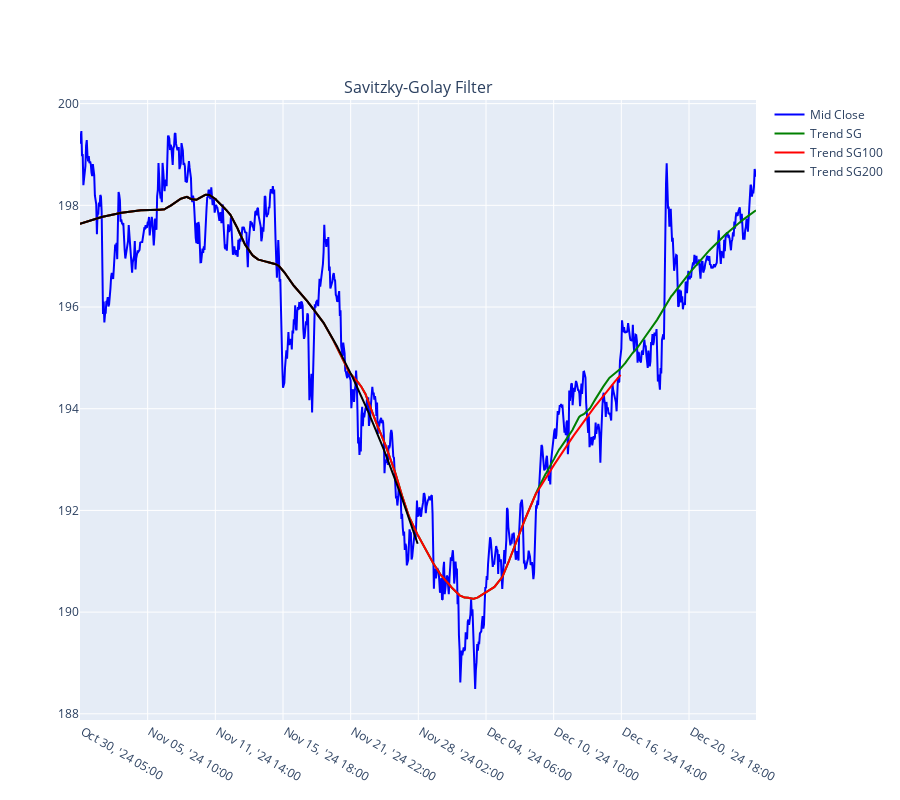

The code cell stored with this chart in its notebook:
### Code cell
df_an = data.iloc[-1000:].copy()
sg_trend1 = SG(df_an["mid_c"]).output
sg_trend2 = SG(df_an["mid_c"].iloc[:-200]).output
sg_trend3 = SG(df_an["mid_c"].iloc[:-500]).output

wes = WhittakerSmoother(lmbda=1000000, order=2, data_length = len(df_an))
optimal_smooth = wes.smooth_optimal(df_an["mid_c"].values)
print("Optimal lambda: {}".format(optimal_smooth.get_optimal().get_lambda()))
wes_trend1 = wes.smooth(df_an["mid_c"])

# Plot the mid_c price as a line
df_plot = df_an.copy()
fig = make_subplots(rows=1, cols=1, shared_xaxes=True, vertical_spacing=0.1, subplot_titles=('Savitzky-Golay Filter', 'Volume'))

# Compare diffrent sg trends with less data
fig.add_trace(go.Scatter(x=df_plot["time_str"], y=df_plot["mid_c"], mode='lines', name='Mid Close', line=dict(color='blue')), row=1, col=1)
fig.add_trace(go.Scatter(x=df_plot["time_str"], y=sg_trend1, mode='lines', name='Trend SG', line=dict(color='green')), row=1, col=1)
fig.add_trace(go.Scatter(x=df_plot["time_str"].iloc[:-100], y=sg_trend2, mode='lines', name='Trend SG100', line=dict(color='red')), row=1, col=1)
fig.add_trace(go.Scatter(x=df_plot["time_str"].iloc[:-200], y=sg_trend3, mode='lines', name='Trend SG200', line=dict(color='black')), row=1, col=1)

# Update layout to include the new subplot
fig.update_layout(
    height=1200,
    showlegend=True
)

num_ticks = len(df_an) // 10  # Show 10% of the ticks
fig.update_xaxes(tickvals=df_an.time_str[::num_ticks])
fig.update_layout(xaxis_rangeslider_visible=False, height=800)
fig.show()

### Figure 1 — Plotly figure (JSON) as saved in the notebook; plotly's stock layout.template omitted (floating-point values rounded to 4 significant figures; data arrays with more than 128 entries replaced by an {"elided": "..."} marker saying what was removed)
{"data": [{"line": {"color": "blue"}, "mode": "lines", "name": "Mid Close", "type": "scatter", "x": {"elided": "1000 str values"}, "xaxis": "x", "y": {"elided": "1000 float values"}, "yaxis": "y"}, {"line": {"color": "green"}, "mode": "lines", "name": "Trend SG", "type": "scatter", "x": {"elided": "1000 str values"}, "xaxis": "x", "y": {"elided": "1000 float values"}, "yaxis": "y"}, {"line": {"color": "red"}, "mode": "lines", "name": "Trend SG100", "type": "scatter", "x": {"elided": "900 str values"}, "xaxis": "x", "y": {"elided": "800 float values"}, "yaxis": "y"}, {"line": {"color": "black"}, "mode": "lines", "name": "Trend SG200", "type": "scatter", "x": {"elided": "800 str values"}, "xaxis": "x", "y": {"elided": "500 float values"}, "yaxis": "y"}], "layout": {"annotations": [{"font": {"size": 16}, "showarrow": false, "text": "Savitzky-Golay Filter", "x": 0.5, "xanchor": "center", "xref": "paper", "y": 1, "yanchor": "bottom", "yref": "paper"}], "height": 800, "showlegend": true, "xaxis": {"anchor": "y", "domain": [0, 1], "rangeslider": {"visible": false}, "tickvals": [" Oct 30, '24 05:00", " Nov 05, '24 10:00", " Nov 11, '24 14:00", " Nov 15, '24 18:00", " Nov 21, '24 22:00", " Nov 28, '24 02:00", " Dec 04, '24 06:00", " Dec 10, '24 10:00", " Dec 16, '24 14:00", " Dec 20, '24 18:00"]}, "yaxis": {"anchor": "x", "domain": [0, 1]}}}
